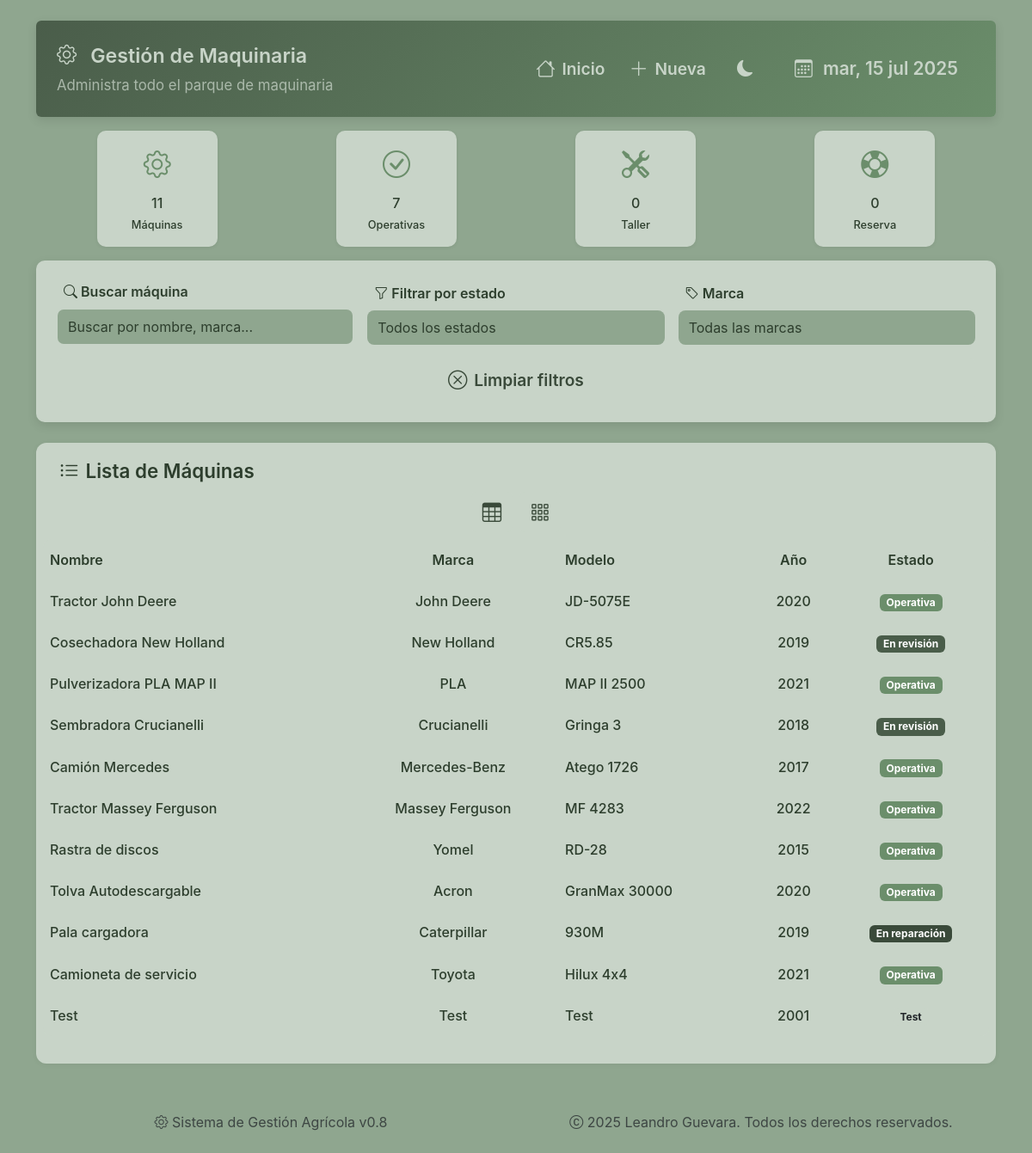
Before: /maquina/ with the older database file.
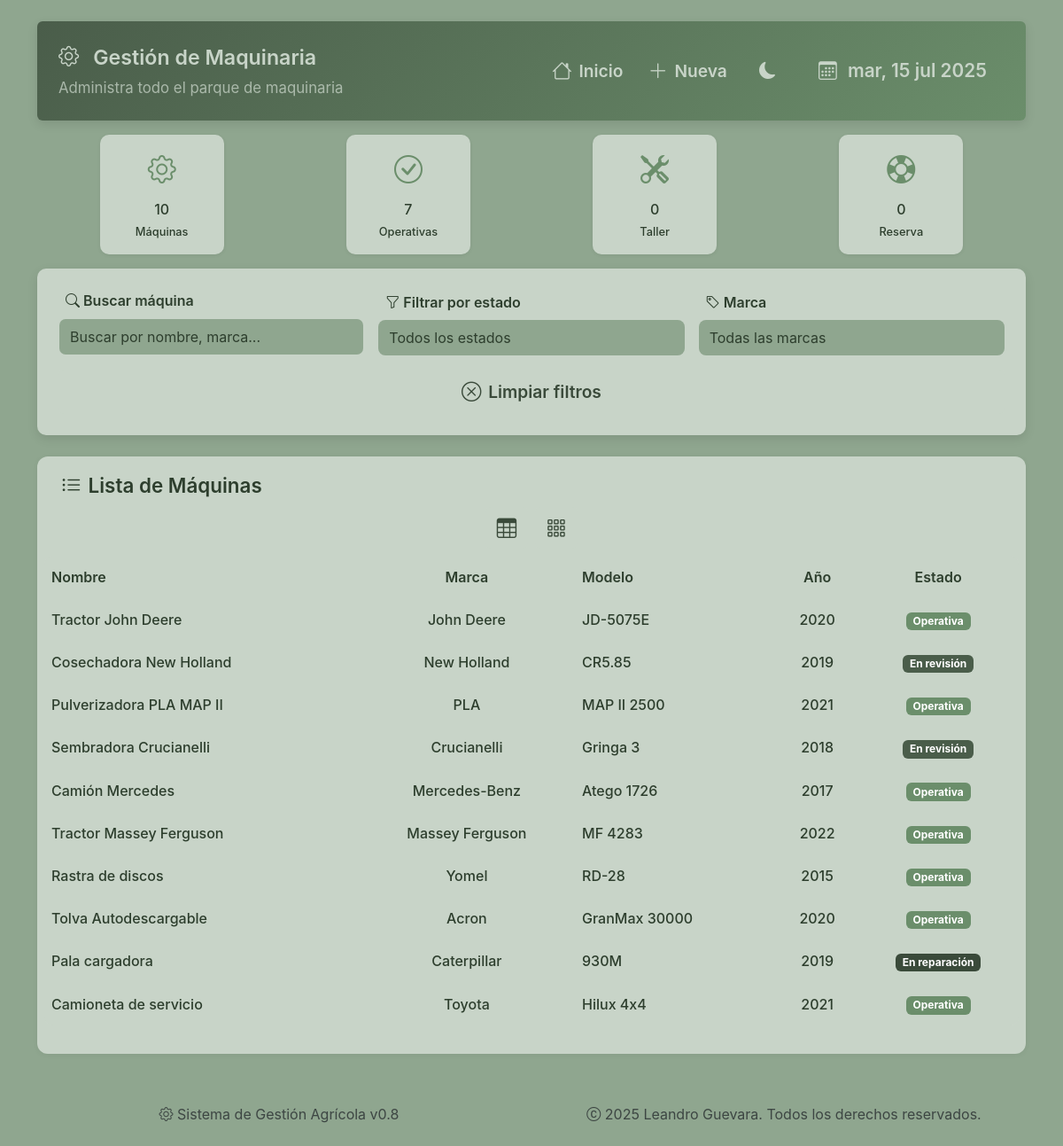
After: the same page with the newer database file.
### sistema_gestion_agricola/models/maquina.py (models this page shows)
class Maquina(db.Model):
    __tablename__ = 'maquinas'
    ID = db.Column(db.Integer, primary_key=True, autoincrement=True)
    Codigo = db.Column(db.String, unique=True, nullable=False)
    Nombre = db.Column(db.String, nullable=False)
    Marca = db.Column(db.String)
    Modelo = db.Column(db.String)
    Año = db.Column(db.Integer)
    Estado = db.Column(db.String)
    Observaciones = db.Column(db.String)
    Foto = db.Column(db.String)

### sistema_gestion_agricola/routes/maquinas.py (the view)
@maquinas_bp.route('/')
def listar_maquinas():
    conn = get_db_connection()
    maquinas = conn.execute('SELECT * FROM maquinas').fetchall()
    conn.close()
    return render_template('maquinas/listar.html', maquinas=maquinas)

### sistema_gestion_agricola/utils/db.py (called while the page is built)
def get_db_connection():
    conn = sqlite3.connect('sistema_gestion_agricola.db', timeout=10)
    conn.row_factory = sqlite3.Row
    return conn

### sistema_gestion_agricola/templates/maquinas/listar.html (shortened to what the changed rows need)
{% extends "base.html" %}
{% block content %}
<div class="page-wrapper">
    <div class="dashboard-header hidden-item p-4 mb-3 rounded">
        <div class="header-topbar">
            <div class="header-title">
                <h2 class="section-title"><i class="bi bi-gear"></i>Gestión de Maquinaria</h2>
            </div>
        </div>
    </div>
    {% if maquinas %}
    <div class="stats-grid hidden-item">
        <div class="stat-card compact hidden-item">
            <div class="stat-icon hidden-item" data-delay="100"><i class="bi bi-gear"></i></div>
            <div class="stat-content">
                <h3>{{ maquinas|length }}</h3>
                <p>Máquinas</p>
            </div>
        </div>
        <div class="stat-card compact hidden-item">
            <div class="stat-icon hidden-item" data-delay="100"><i class="bi bi-check-circle"></i></div>
            <div class="stat-content">
                <h3>{{ maquinas|selectattr('Estado', 'equalto', 'Operativa')|list|length }}</h3>
                <p>Operativas</p>
            </div>
        </div>
        <div class="stat-card compact hidden-item">
            <div class="stat-icon hidden-item" data-delay="100"><i class="bi bi-tools"></i></div>
            <div class="stat-content">
                <h3>{{ maquinas|selectattr('Estado', 'equalto', 'En taller')|list|length }}</h3>
                <p>Taller</p>
            </div>
        </div>
        <div class="stat-card compact hidden-item">
        <div class="stat-icon hidden-item" data-delay="100"><i class="bi bi-life-preserver"></i></div>
            <div class="stat-content">
                <h3>{{ maquinas|selectattr('Estado', 'equalto', 'Reserva')|list|length }}</h3>
                <p>Reserva</p>
            </div>
        </div>
    </div>
    <div class="card-section mb-4 hidden-item">
        <div class="row g-3 align-items-end">
            <div class="col-md-4">
                <label for="searchInput" class="form-label">
                    <i class="bi bi-search"></i> Buscar máquina
                </label>
                <input type="text" class="form-control" id="searchInput" placeholder="Buscar por nombre, marca...">
            </div>
            <div class="col-md-4">
                <label for="filterEstado" class="form-label">
                    <i class="bi bi-funnel"></i> Filtrar por estado
                </label>
                <select class="form-select" id="filterEstado">
                    <option value="">Todos los estados</option>
                </select>
            </div>
            <div class="col-md-4">
                <label for="filterMarca" class="form-label">
                    <i class="bi bi-tag"></i> Marca
                </label>
                <select class="form-select" id="filterMarca">
                    <option value="">Todas las marcas</option>
                </select>
            </div>
            <div class="d-flex flex-column flex-md-row gap-2">
                <button type="button" class="btn btn-outline-secondary w-100 w-md-auto" onclick="clearFilters()">
                    <i class="bi bi-x-circle"></i> Limpiar filtros
                </button>
            </div>
        </div>
    </div>
    {% endif %}
    <section class="page-section hidden-item">
        <div id="tableView" class="table-view hidden-item">
            <div class="table-responsive hidden-item">
                <table class="table table-hover hidden-item align-middle">
                    <thead>
                        <tr>
                            <th>Nombre</th>
                            <th class="d-none d-md-table-cell text-center">Marca</th>
                            <th class="d-none d-md-table-cell">Modelo</th>
                            <th class="d-none d-lg-table-cell text-center">Año</th>
                            <th class="text-center">Estado</th>
                        </tr>
                    </thead>
                    <tbody id="maquinasTableBody">
                        {% for m in maquinas %}
                        <tr class="clickable-row maquina-row"
                            data-name="{{ m.Nombre|lower }}"
                            data-marca="{{ m.Marca|lower }}"
                            data-modelo="{{ m.Modelo|lower }}"
                            data-estado="{{ m.Estado }}"
                            data-machine-id="{{ m.ID }}">
                            <td>
                                <strong class="machine-name">{{ m.Nombre }}</strong>
                            </td>
                            <td class="d-none d-md-table-cell text-center">{{ m.Marca }}</td>
                            <td class="d-none d-md-table-cell">{{ m.Modelo }}</td>
                            <td class="d-none d-lg-table-cell text-center">{{ m.Año }}</td>
                            <td class="text-center">
                                {% if m.Estado == 'Operativa' %}
                                    <span class="badge" style="background-color: var(--agri-green-primary);">Operativa</span>
                                {% elif m.Estado == 'En taller' %}
                                    <span class="badge" style="background-color: var(--agri-green-secondary);">En taller</span>
                                {% elif m.Estado == 'En revisión' %}
                                    <span class="badge" style="background-color: var(--agri-green-dark);">En revisión</span>
                                {% elif m.Estado == 'En reparación' %}
                                    <span class="badge" style="background-color: var(--agri-green-darker);">En reparación</span>
                                {% elif m.Estado == 'Fuera de servicio' %}
                                    <span class="badge" style="background-color: var(--agri-dark);">Fuera de servicio</span>
                                {% else %}
                                    <span class="badge text-dark" style="background-color: var(--agri-light);">{{ m.Estado }}</span>
                                {% endif %}
                            </td>
                        </tr>
                        {% endfor %}
                    </tbody>
                </table>
            </div>
        </div>
                {% for m in maquinas %}
                    {% set wrapper_class = "machine-card-wrapper" %}
                    {% set card_class = "machine-card maquina-card" %}
                    {% set id = m.ID %}
                    {% set image = url_for('static', filename='fotos/maquinas/' ~ m.Foto) if m.Foto else None %}
                    {% set placeholder_icon = "bi bi-tractor" %}
                    {% set badge_text, badge_class = (
                        ('Operativa', 'bg-success') if m.Estado == 'Operativa' else
                        ('En taller', 'bg-warning text-dark') if m.Estado == 'En taller' else
                        ('Fuera de servicio', 'bg-danger') if m.Estado == 'Fuera de servicio' else
                        (m.Estado, 'bg-secondary')
                    ) %}
                    {% set title = m.Nombre %}
                    {% set details = "<strong>Marca:</strong> " ~ m.Marca ~ "<br><strong>Modelo:</strong> " ~ m.Modelo ~ "<br><strong>Año:</strong> " ~ m.Año %}
                    {% set edit_url = url_for('maquinas.editar_maquina', id=m.ID) %}
                    {% set data_attrs = {
                        "name": m.Nombre|lower,
                        "marca": m.Marca|lower,
                        "modelo": m.Modelo|lower,
                        "estado": m.Estado
                    } %}
                {% endfor %}
    </section>
</div>
{% endblock %}

Changed rows visible on the page:
removed Maquina: Nombre "Test", Marca "Test", Modelo "Test", Año "2001", Estado "Test"
Other visible differences:
{{ maquinas|length }}: "11" → "10"
